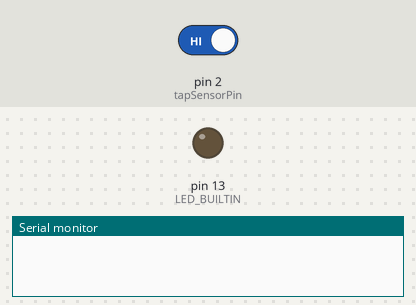
The sketch below on a simulated Arduino Uno, built with avr-gcc and run on an emulated ATmega328P. On the bench: output pins drawn as LEDs (lit = HIGH), the last lines printed to the serial monitor. Inputs (shaded band) come from the test bench; at power-on: pin 2 (tapSensorPin) HIGH.

Above: at 6.8 s.
6.9 s: pin 2 (tapSensorPin) driven LOW
At 9.1 s:
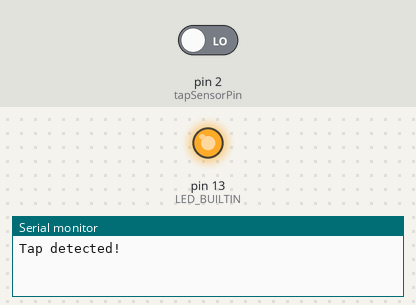
Timing chart, 0 to 10.6 s (numbered marks = the images above; inputs shaded):
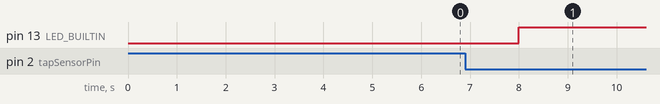

The sketch:

prova.ino
```cpp
const int tapSensorPin = 2;

void setup() {
  // put your setup code here, to run once:

  pinMode(tapSensorPin, INPUT_PULLUP);
  pinMode(LED_BUILTIN, OUTPUT);
  Serial.begin(115200);


}

void loop() {
  // put your main code here, to run repeatedly:
  delay(2000);


  int tapState = digitalRead(tapSensorPin); // Read the state of the Tap Sensor

  if (tapState == LOW) {
    Serial.println("Tap detected!"); // Display a message when a tap is detected
    // Your custom actions or functions can be added here.
    digitalWrite(LED_BUILTIN, HIGH);

  }


}
```

Measured:
- after the input at 6.9 s, pin 13 (LED_BUILTIN): LOW → HIGH after 1.1 s
